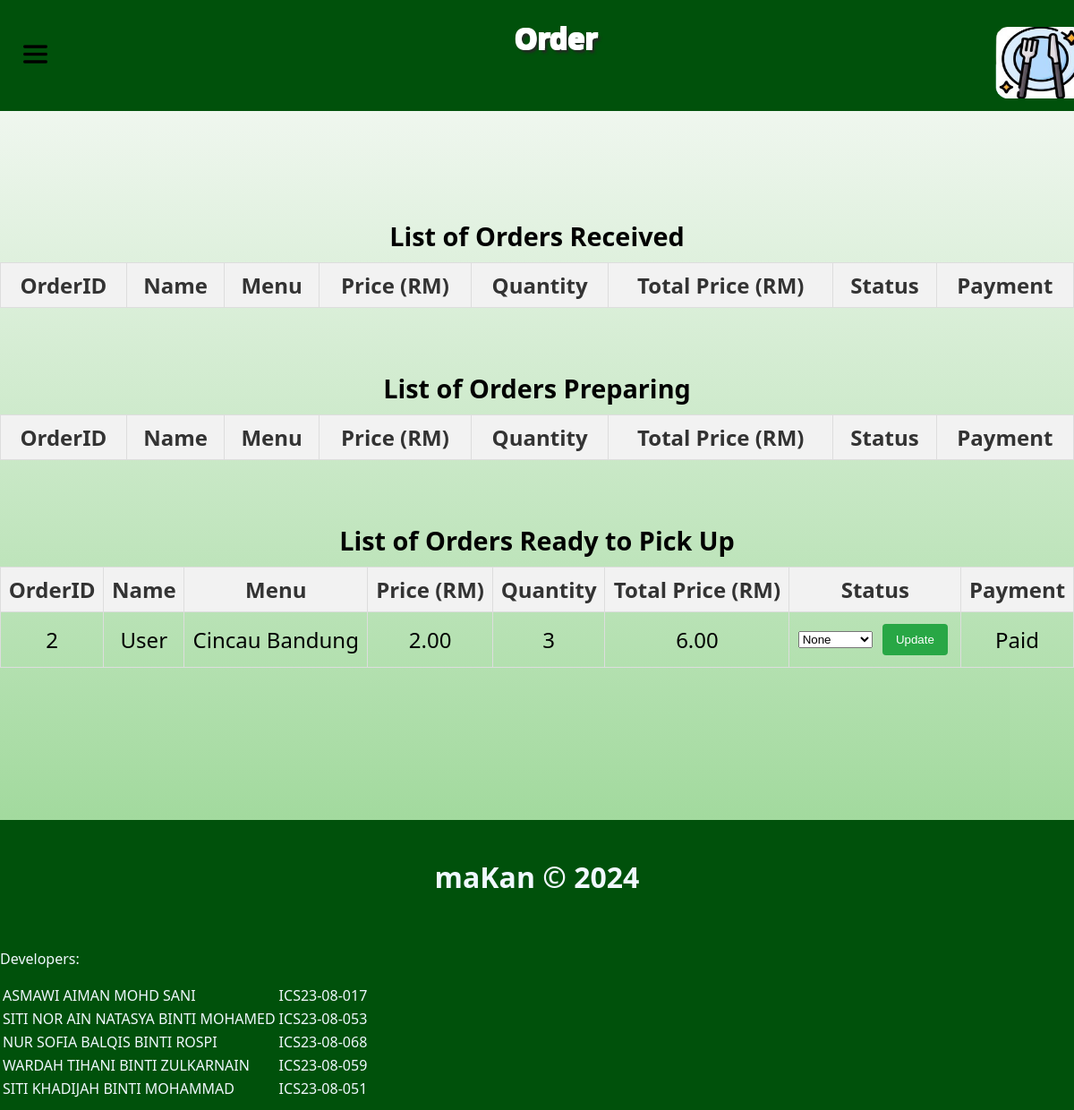
Page /staff-menu/order-detail/ (signed in) on the committed database.
### KPMIM_Cafeteria_System/models.py (models this page shows, shortened)
class Order(models.Model):
    ORDER_STATUS = [
        (0, 'Order Received'),
        (1, 'Preparing'),
        (2, 'Ready to Pick Up'),
        (3, 'Picked Up'),
    ]
    PAYMENT = [
        (0, 'Not Pay'),
        (1, 'Paid')
    ]
    orderID = models.AutoField(primary_key=True)
    menuID = models.ForeignKey(Menu, on_delete=models.CASCADE)
    cafeID = models.ForeignKey(Cafe, on_delete=models.CASCADE)
    userID = models.ForeignKey(User, on_delete=models.CASCADE)
    quantity = models.PositiveBigIntegerField()
    total_price = models.DecimalField(max_digits=10, decimal_places=2,editable=False)
    status = models.IntegerField(choices=ORDER_STATUS, default=0)
    pay=models.IntegerField(choices=PAYMENT,default=0)

class User(models.Model):
    userID=models.AutoField(primary_key=True)
    name=models.TextField()
    email=models.EmailField(unique=True)
    phone=models.TextField()
    password=models.TextField()

class Menu(models.Model):
    menuID=models.AutoField(primary_key=True)
    name=models.TextField()
    price=models.DecimalField(max_digits=10,decimal_places=2)
    cafeID=models.ForeignKey(Cafe, on_delete=models.CASCADE)

### KPMIM_Cafeteria_System/views.py (the view, shortened to what this page needs)
# urls.py: path('staff-menu/order-detail/', views.orderdetail, name='orderdetail'),
def orderdetail(request):
    user_id = request.session.get('user_id')
    if not request.session.get('user_type') == 'staff':
        request.session.flush()
        messages.error(request, "You do not have permission to view this page. Please login again")
        return redirect('login')
    staff = Staff.objects.get(staffID=user_id)
    cafe = staff.cafeID
    received_orders = Order.objects.filter(cafeID=cafe, status=0)
    preparing_orders = Order.objects.filter(cafeID=cafe, status=1)
    ready_orders = Order.objects.filter(cafeID=cafe, status=2)
    context = {
        'received_orders': received_orders,
        'preparing_orders': preparing_orders,
        'ready_orders': ready_orders,
    }
    return render(request, 'staff/order-detail.html', context)

### KPMIM_Cafeteria_System/templates/staff/order-detail.html (shortened to what this page needs)
{% load static %}
<!DOCTYPE html>
<html lang="en">
<head>
</head>
<body>
    <div class="container">
        <div class="header">
            <button id="menuButton"><img src="{% static 'menu.png' %}"></button>
            <h1>Order</h1>
            <div class="logo">
                <a href="{% url 'staffmenu' %}"><img class="websitelogo" src="{% static 'logo.png' %}" alt="maKan"></a>
            </div>
        </div>
        <div class="menu-list">
            <div class="menuBox">
                <div class="table-title">List of Orders Received</div>
                <table>
                    <thead>
                        <tr>
                            <th>OrderID</th>
                            <th>Name</th>
                            <th>Menu</th>
                            <th>Price (RM)</th>
                            <th>Quantity</th>
                            <th>Total Price (RM)</th>
                            <th>Status</th>
                            <th>Payment</th>
                        </tr>
                    </thead>
                </table>
                <div class="table-title">List of Orders Preparing</div>
                <table>
                    <thead>
                        <tr>
                            <th>OrderID</th>
                            <th>Name</th>
                            <th>Menu</th>
                            <th>Price (RM)</th>
                            <th>Quantity</th>
                            <th>Total Price (RM)</th>
                            <th>Status</th>
                            <th>Payment</th>
                        </tr>
                    </thead>
                </table>
                <div class="table-title">List of Orders Ready to Pick Up</div>
                <table>
                    <thead>
                        <tr>
                            <th>OrderID</th>
                            <th>Name</th>
                            <th>Menu</th>
                            <th>Price (RM)</th>
                            <th>Quantity</th>
                            <th>Total Price (RM)</th>
                            <th>Status</th>
                            <th>Payment</th>
                        </tr>
                    </thead>
                    <tbody>
                        {% for order in ready_orders %}
                        <tr>
                            <td>{{ order.orderID }}</td>
                            <td>{{ order.userID.name }}</td>
                            <td>{{ order.menuID.name }}</td>
                            <td>{{ order.menuID.price }}</td>
                            <td>{{ order.quantity }}</td>
                            <td>{{ order.total_price }}</td>
                            <td>
                                <form method="POST" action="">
                                    <select name="status">
                                        <option value="2" {% if order.status == 2 %}selected{% endif %}>None</option>
                                    </select>
                                    <button type="submit" class="btn btn-success">Update</button>
                                </form>
                            </td>
                            <td>
                                {% if order.pay == 0 %}
                                    Not Pay
                                {% elif order.pay == 1 %}
                                    Paid
                                {% endif %}
                            </td>
                        </tr>
                        {% endfor %}
                    </tbody>
                </table>
            </div>
        </div>
        <div class="footer">
            <center><h1>maKan &copy; 2024</h1></center><br>
            <p>Developers:<br></p>
            <table>
                <tr>
                    <td>ASMAWI AIMAN MOHD SANI</td>
                    <td>ICS23-08-017</td>
                </tr>
                <tr>
                    <td>SITI NOR AIN NATASYA BINTI MOHAMED</td>
                    <td>ICS23-08-053</td>
                </tr>
                <tr>
                    <td>NUR SOFIA BALQIS BINTI ROSPI</td>
                    <td>ICS23-08-068</td>
                </tr>
                <tr>
                    <td>WARDAH TIHANI BINTI ZULKARNAIN</td>
                    <td>ICS23-08-059</td>
                </tr>
                <tr>
                    <td>SITI KHADIJAH BINTI MOHAMMAD</td>
                    <td>ICS23-08-051</td>
                </tr>
            </table>
        </div>
    </div>
</body>
</html>

### KPMIM_Cafeteria_System/templates/staff/order-detail.html (style rules this page uses)
body { margin: 0; height: 100%; display: grid; place-items: center; padding: 0; background: linear-gradient(to top, #83CE7D, rgb(251, 251, 251)); align-items: center; font-family: system-ui, -apple-system, BlinkMacSystemFont, 'Segoe UI', Roboto, Oxygen, Ubuntu, Cantarell, 'Open Sans', 'Helvetica Neue', sans-serif; font-size: x-large; animation: popUp 1s ease-out; }
.container { width: 100%; height: auto; }
.header { background-color: #00510b; color: #ffffff; display: flex; align-items: center; justify-content: space-between; width: 100%; }
.footer { background-color: #00510b; color: aliceblue; padding-top: 20px; padding-bottom: 10px; font-size: medium; width: 100%; height: auto; margin-top: 5%; }
.logo { background-color: #00510b; margin-left: 37%; }
.websitelogo { transition: transform 0.2s ease-in-out; width: 100px; height: 80px; margin-top: 23px; }
.header h1 { margin-left: 7%; }
.menuBox { display: flex; flex-wrap: wrap; justify-content: center; transition: transform 0.2s ease-in-out; margin-top: 80px; margin-bottom: 80px; }
.menu-list { display: flex; flex-wrap: wrap; justify-content: center; }
#menuButton { background-color: #00510b; border: none; margin-right: 35%; cursor: pointer; }
#menuButton img { width: 27px; margin-left: 20px; }
.header h1 { text-align: center; text-shadow: -1px -1px 0 #ffffff, 1px -1px 0 #ffffff, -1px 1px 0 #ffffff, 1px 1px 0 #ffffff, 3px 4px 3px rgb(39, 39, 39); margin-bottom: 60px; }
.menuBox table { border-collapse: collapse; width: 100%; margin-bottom: 30px; }
.menuBox table th, .menuBox table td { border: 1px solid #ddd; padding: 8px; text-align: center; }
.menuBox table th { background-color: #f2f2f2; color: #333; font-weight: bold; }
.table-title { margin-top: 40px; margin-bottom: 10px; font-size: 1.2em; font-weight: bold; text-align: left; }
.btn { padding: 10px 15px; border: none; border-radius: 4px; cursor: pointer; margin: 5px; }
.btn-success { background-color: #28a745; color: white; }
@media (min-width: 768px) { .header { flex-direction: row; } }
@media (min-width: 768px) { .logo { margin-left: 38%; } }
@media (min-width: 768px) { .header h1 { margin-left: 8%; font-size: 32px; } }
@media (min-width: 768px) { .container { width: 100%; height: auto; } }
@media (min-width: 768px) { .header { background-color: #00510b; color: #ffffff; display: flex; align-items: center; justify-content: space-between; width: 100%; } }
@media (min-width: 768px) { .footer { background-color: #00510b; color: aliceblue; padding-top: 20px; padding-bottom: 10px; font-size: medium; width: 100%; height: auto; margin-top: 5%; } }
@media (min-width: 768px) { .logo { background-color: #00510b; margin-left: 37%; } }

### rows in the picture
Order: orderID "2", userID.name "User", menuID.name "Cincau Bandung", menuID.price "2.00", quantity "3", total_price "6.00", status "None", pay "Paid"
